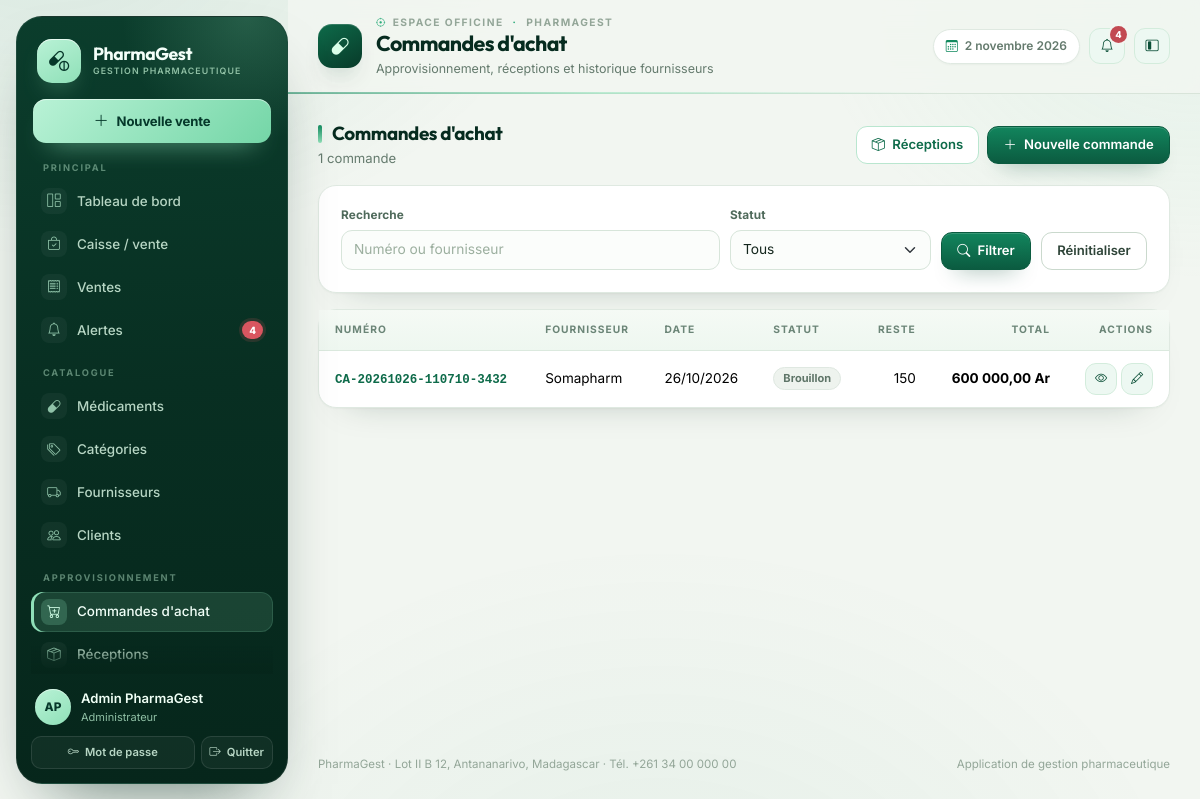
The app's page /achats/ (signed in) with its own data.
### gestion/models.py (models this page shows, shortened)
class Utilisateur(AbstractUser):
    class Role(models.TextChoices):
        ADMIN = "ADMIN", "Administrateur"
        PHARMACIEN = "PHARMACIEN", "Pharmacien responsable"
        GESTIONNAIRE = "GESTIONNAIRE", "Gestionnaire de stock"
        CAISSIER = "CAISSIER", "Caissier"
        RESPONSABLE = "RESPONSABLE", "Responsable de gestion"
    role = models.CharField(
        "rôle", max_length=20, choices=Role.choices, default=Role.CAISSIER
    )
    telephone = models.CharField("téléphone", max_length=30, blank=True)
    cree_le = models.DateTimeField("créé le", auto_now_add=True)
    class Meta:
        verbose_name = "utilisateur"
        verbose_name_plural = "utilisateurs"
        ordering = ["username"]
    @property
    def nom_complet(self):
        return self.get_full_name() or self.username
    @property
    def est_admin(self):
        return self.is_superuser or self.role == self.Role.ADMIN
    @property
    def peut_vendre(self):
        return self.est_admin or self.role in {
            self.Role.PHARMACIEN,
            self.Role.CAISSIER,
        }
    @property
    def peut_voir_rapports(self):
        return self.est_admin or self.role in {
            self.Role.PHARMACIEN,
            self.Role.RESPONSABLE,
        }

class CommandeAchat(models.Model):
    class Statut(models.TextChoices):
        BROUILLON = "BROUILLON", "Brouillon"
        COMMANDEE = "COMMANDEE", "Commandée"
        PARTIELLE = "PARTIELLE", "Partiellement réceptionnée"
        RECEPTIONNEE = "RECEPTIONNEE", "Entièrement réceptionnée"
        ANNULEE = "ANNULEE", "Annulée"
    numero = models.CharField(
        "numéro", max_length=40, unique=True, default=numero_commande, editable=False
    )
    fournisseur = models.ForeignKey(
        Fournisseur,
        verbose_name="fournisseur",
        on_delete=models.PROTECT,
        related_name="commandes",
    )
    statut = models.CharField(
        "statut", max_length=20, choices=Statut.choices, default=Statut.BROUILLON
    )
    utilisateur = models.ForeignKey(
        settings.AUTH_USER_MODEL,
        verbose_name="créée par",
        on_delete=models.SET_NULL,
        null=True,
        blank=True,
        related_name="commandes",
    )
    date_creation = models.DateTimeField("date de création", auto_now_add=True)
    date_commande = models.DateTimeField("date de commande", null=True, blank=True)
    notes = models.TextField("notes", blank=True)
    class Meta:
        verbose_name = "commande d'achat"
        verbose_name_plural = "commandes d'achat"
        ordering = ["-date_creation"]
    @property
    def total(self):
        return sum((ligne.sous_total for ligne in self.lignes.all()), Decimal("0.00"))
    @property
    def reste_a_recevoir(self):
        return sum(
            max(ligne.quantite_commandee - ligne.quantite_recue, 0)
            for ligne in self.lignes.all()
        )
    @property
    def modifiable(self):
        return self.statut == self.Statut.BROUILLON

class Fournisseur(models.Model):
    class Statut(models.TextChoices):
        ACTIF = "ACTIF", "Actif"
        INACTIF = "INACTIF", "Inactif"
    raison_sociale = models.CharField("raison sociale", max_length=180)
    adresse = models.TextField("adresse", blank=True)
    telephone = models.CharField("téléphone", max_length=40, blank=True)
    email = models.EmailField("adresse e-mail", blank=True)
    numero_fiscal = models.CharField("numéro fiscal", max_length=60, blank=True)
    contact_principal = models.CharField("contact principal", max_length=120, blank=True)
    statut = models.CharField(
        "statut", max_length=10, choices=Statut.choices, default=Statut.ACTIF
    )
    date_creation = models.DateTimeField("date de création", auto_now_add=True)
    class Meta:
        verbose_name = "fournisseur"
        verbose_name_plural = "fournisseurs"
        ordering = ["raison_sociale"]

class LigneAchat(models.Model):
    commande = models.ForeignKey(
        CommandeAchat,
        verbose_name="commande",
        on_delete=models.CASCADE,
        related_name="lignes",
    )
    medicament = models.ForeignKey(
        Medicament,
        verbose_name="médicament",
        on_delete=models.PROTECT,
        related_name="lignes_achat",
    )
    quantite_commandee = models.PositiveIntegerField(
        "quantité commandée", validators=[MinValueValidator(1)]
    )
    quantite_recue = models.PositiveIntegerField("quantité reçue", default=0)
    prix_achat = models.DecimalField(
        "prix d'achat unitaire",
        max_digits=12,
        decimal_places=2,
        validators=[MinValueValidator(Decimal("0.01"))],
    )
    class Meta:
        verbose_name = "ligne de commande"
        verbose_name_plural = "lignes de commande"
        ordering = ["id"]
    @property
    def sous_total(self):
        return self.prix_achat * self.quantite_commandee

### gestion/views.py (the view)
# urls.py: path("achats/", views.CommandeListView.as_view(), name="commande_liste"),
class CommandeListView(RoleRequisMixin, ListView):
    model = CommandeAchat
    template_name = "gestion/commande_liste.html"
    context_object_name = "commandes"
    paginate_by = 15
    roles_autorises = (ROLE.PHARMACIEN, ROLE.GESTIONNAIRE, ROLE.RESPONSABLE)
    def get_queryset(self):
        queryset = CommandeAchat.objects.select_related("fournisseur", "utilisateur")
        recherche = self.request.GET.get("q", "").strip()
        statut = self.request.GET.get("statut", "").strip()
        if recherche:
            queryset = queryset.filter(
                Q(numero__icontains=recherche)
                | Q(fournisseur__raison_sociale__icontains=recherche)
            )
        if statut:
            queryset = queryset.filter(statut=statut)
        return queryset
    def get_context_data(self, **kwargs):
        contexte = super().get_context_data(**kwargs)
        contexte["q"] = self.request.GET.get("q", "")
        contexte["statut_selectionne"] = self.request.GET.get("statut", "")
        contexte["statuts"] = CommandeAchat.Statut.choices
        return contexte

### templates/gestion/commande_liste.html (shortened to what this page needs)
{% extends "gestion/base.html" %}
{% load gestion_extras %}
{% block page_title %}Commandes d'achat{% endblock %}
{% block page_subtitle %}Approvisionnement, réceptions et historique fournisseurs{% endblock %}
{% block contenu %}
<div class="pg-section-title">
  <div>
    <h2 class="mb-1">Commandes d'achat</h2>
    <div class="pg-muted small">{{ paginator.count }} commande{{ paginator.count|pluralize }}</div>
  </div>
  <div class="d-flex gap-2">
    <a class="btn btn-outline-primary" href="{% url 'gestion:reception_liste' %}"><i class="bi bi-box-seam me-1"></i> Réceptions</a>
    {% if user.est_admin or user.role == 'PHARMACIEN' or user.role == 'GESTIONNAIRE' %}
    <a class="btn btn-primary" href="{% url 'gestion:commande_ajouter' %}"><i class="bi bi-plus-lg me-1"></i> Nouvelle commande</a>
    {% endif %}
  </div>
</div>
<div class="pg-card mb-3">
  <div class="pg-card-body">
    <form method="get" class="pg-filters">
      <div class="flex-grow-1" style="min-width:220px">
        <label class="form-label">Recherche</label>
        <input class="form-control" type="search" name="q" value="{{ q }}" placeholder="Numéro ou fournisseur">
      </div>
      <div>
        <label class="form-label">Statut</label>
        <select class="form-select" name="statut">
          <option value="">Tous</option>
        </select>
      </div>
      <div><button class="btn btn-primary" type="submit"><i class="bi bi-search me-1"></i> Filtrer</button></div>
      <div><a class="btn btn-outline-secondary" href="{% url 'gestion:commande_liste' %}">Réinitialiser</a></div>
    </form>
  </div>
</div>
<div class="pg-card">
  <div class="pg-table-wrap">
    <table class="table table-hover align-middle">
      <thead><tr><th>Numéro</th><th>Fournisseur</th><th>Date</th><th>Statut</th><th class="text-end">Reste</th><th class="text-end">Total</th><th class="text-end">Actions</th></tr></thead>
      <tbody>
        {% for commande in commandes %}
        <tr>
          <td><a class="pg-mono fw-semibold" href="{% url 'gestion:commande_detail' commande.pk %}">{{ commande.numero }}</a></td>
          <td>{{ commande.fournisseur.raison_sociale }}</td>
          <td>{{ commande.date_creation|date:"d/m/Y" }}</td>
          <td><span class="pg-badge pg-badge-{{ commande.statut|couleur_statut }}">{{ commande.get_statut_display }}</span></td>
          <td class="text-end">{{ commande.reste_a_recevoir }}</td>
          <td class="text-end fw-bold">{{ commande.total|ariary }}</td>
          <td class="text-end">
            <div class="d-inline-flex gap-1">
              <a class="btn btn-sm btn-soft btn-icon" href="{% url 'gestion:commande_detail' commande.pk %}" title="Détail"><i class="bi bi-eye"></i></a>
              {% if commande.modifiable %}
                {% if user.est_admin or user.role == 'PHARMACIEN' or user.role == 'GESTIONNAIRE' %}
                <a class="btn btn-sm btn-soft btn-icon" href="{% url 'gestion:commande_modifier' commande.pk %}" title="Modifier"><i class="bi bi-pencil"></i></a>
                {% endif %}
              {% endif %}
            </div>
          </td>
        </tr>
        {% empty %}
        <tr><td colspan="7" class="pg-empty"><i class="bi bi-cart"></i>Aucune commande trouvée.</td></tr>
        {% endfor %}
      </tbody>
    </table>
  </div>
</div>
{% endblock %}

### templates/gestion/base.html (shortened to what this page needs)
{% load static %}
{% load gestion_extras %}
<!doctype html>
<html lang="fr">
<head>
  <link href="https://cdn.jsdelivr.net/npm/bootstrap@5.3.3/dist/css/bootstrap.min.css" rel="stylesheet">
  <link href="https://cdn.jsdelivr.net/npm/bootstrap-icons@1.11.3/font/bootstrap-icons.min.css" rel="stylesheet">
  <link rel="stylesheet" href="{% static 'css/pharmagest.css' %}">
</head>
<body>
{% with url_name=request.resolver_match.url_name %}
<div class="pg-shell" data-layout="expanded">
  <aside class="pg-sidebar" id="sidebar" aria-label="Menu principal de navigation">
    <a class="pg-brand" href="{% url 'gestion:tableau_bord' %}" aria-label="Accueil {{ pharmacie_nom }}">
      <span class="pg-brand-mark"><i class="bi bi-capsule-pill"></i></span>
      <span class="pg-brand-text">
        <span class="pg-brand-name">{{ pharmacie_nom }}</span>
        <span class="pg-brand-sub">Gestion pharmaceutique</span>
      </span>
    </a>
    {% if user.peut_vendre %}
    <a class="pg-side-cta" href="{% url 'gestion:caisse' %}" title="Ouvrir la caisse">
      <i class="bi bi-plus-lg"></i>
      <span>Nouvelle vente</span>
    </a>
    {% endif %}
    <nav class="pg-nav-groups" aria-label="Navigation">
      <div class="pg-nav-group">
        <div class="pg-nav-label">Principal</div>
        <div class="pg-nav">
          <a class="pg-nav-link {% if url_name == 'tableau_bord' %}active{% endif %}" href="{% url 'gestion:tableau_bord' %}" title="Tableau de bord">
            <i class="bi bi-grid-1x2"></i>
            <span>Tableau de bord</span>
          </a>
          {% if user.peut_vendre %}
          <a class="pg-nav-link {% if url_name == 'caisse' %}active{% endif %}" href="{% url 'gestion:caisse' %}" title="Caisse / vente">
            <i class="bi bi-bag-check"></i>
            <span>Caisse / vente</span>
          </a>
          {% endif %}
          <a class="pg-nav-link {% if url_name == 'vente_liste' or url_name == 'vente_detail' or url_name == 'retour_vente' or url_name == 'vente_annuler' %}active{% endif %}" href="{% url 'gestion:vente_liste' %}" title="Ventes">
            <i class="bi bi-receipt"></i>
            <span>Ventes</span>
          </a>
          <a class="pg-nav-link {% if url_name == 'alertes' %}active{% endif %}" href="{% url 'gestion:alertes' %}" title="Alertes">
            <i class="bi bi-bell"></i>
            {% if alertes_globales %}<span class="pg-nav-badge">{{ alertes_globales }}</span>{% endif %}
            <span>Alertes</span>
          </a>
        </div>
      </div>
      <div class="pg-nav-group">
        <div class="pg-nav-label">Catalogue</div>
        <div class="pg-nav">
          <a class="pg-nav-link " href="{% url 'gestion:medicament_liste' %}" title="Médicaments">
            <i class="bi bi-capsule"></i>
            <span>Médicaments</span>
          </a>
          <a class="pg-nav-link " href="{% url 'gestion:categorie_liste' %}" title="Catégories">
            <i class="bi bi-tags"></i>
            <span>Catégories</span>
          </a>
          <a class="pg-nav-link " href="{% url 'gestion:fournisseur_liste' %}" title="Fournisseurs">
            <i class="bi bi-truck"></i>
            <span>Fournisseurs</span>
          </a>
          <a class="pg-nav-link {% if url_name == 'client_liste' or url_name == 'client_detail' or url_name == 'client_ajouter' or url_name == 'client_modifier' %}active{% endif %}" href="{% url 'gestion:client_liste' %}" title="Clients">
            <i class="bi bi-people"></i>
            <span>Clients</span>
          </a>
        </div>
      </div>
      {% if user.est_admin or user.role == 'PHARMACIEN' or user.role == 'GESTIONNAIRE' or user.role == 'RESPONSABLE' %}
      <div class="pg-nav-group">
        <div class="pg-nav-label">Approvisionnement</div>
        <div class="pg-nav">
          <a class="pg-nav-link {% if url_name == 'commande_liste' or url_name == 'commande_detail' or url_name == 'commande_ajouter' or url_name == 'commande_modifier' %}active{% endif %}" href="{% url 'gestion:commande_liste' %}" title="Commandes d'achat">
            <i class="bi bi-cart-plus"></i>
            <span>Commandes d'achat</span>
          </a>
          <a class="pg-nav-link {% if url_name == 'reception_liste' or url_name == 'reception_detail' or url_name == 'commande_receptionner' %}active{% endif %}" href="{% url 'gestion:reception_liste' %}" title="Réceptions">
            <i class="bi bi-box-seam"></i>
            <span>Réceptions</span>
          </a>
        </div>
      </div>
      {% endif %}
    </nav>
    <div class="pg-sidebar-foot">
      <div class="pg-user">
        <span class="pg-avatar">{{ user.nom_complet|initiales }}</span>
        <span class="pg-user-text">
          <span class="name">{{ user.nom_complet }}</span>
          <span class="role">{{ user.get_role_display }}</span>
        </span>
      </div>
      <div class="actions">
        <a href="{% url 'gestion:mot_de_passe' %}" title="Modifier le mot de passe">
          <i class="bi bi-key"></i><span>Mot de passe</span>
        </a>
        <form method="post" action="{% url 'gestion:deconnexion' %}" class="m-0" title="Déconnexion">
          <button type="submit"><i class="bi bi-box-arrow-right"></i><span>Quitter</span></button>
        </form>
      </div>
    </div>
  </aside>
  <div class="pg-main">
    <header class="pg-topbar">
      <span class="pg-page-icon" aria-hidden="true"><i class="bi bi-capsule"></i></span>
      <div class="pg-heading">
        <div class="pg-crumb"><i class="bi bi-crosshair"></i> Espace officine <i class="bi bi-dot"></i> {{ pharmacie_nom }}</div>
        <h1 class="pg-page-title">{% block page_title %}Tableau de bord{% endblock %}</h1>
        <p class="pg-page-sub">{% block page_subtitle %}Vue d'ensemble de l'activité de la pharmacie{% endblock %}</p>
      </div>
      <div class="pg-topbar-actions">
        <span class="pg-date-chip"><i class="bi bi-calendar3"></i> {% now "j F Y" %}</span>
        <a class="btn btn-soft btn-icon position-relative" href="{% url 'gestion:alertes' %}" title="Alertes" aria-label="Alertes">
          <i class="bi bi-bell"></i>
          {% if alertes_globales %}
          <span class="pg-notif-dot">{{ alertes_globales }}</span>
          {% endif %}
        </a>
        <button class="pg-layout-toggle btn btn-soft btn-icon" type="button" aria-label="Basculer le menu compact" title="Menu compact" data-layout-toggle>
          <i class="bi bi-layout-sidebar-inset"></i>
        </button>
      </div>
    </header>
    <main class="pg-content" id="contenu">
      {% block contenu %}{% endblock %}
    </main>
    <footer class="pg-footer">
      <span>{{ pharmacie_nom }} · {{ pharmacie_adresse }} · Tél. {{ pharmacie_telephone }}</span>
      <span>Application de gestion pharmaceutique</span>
    </footer>
  </div>
</div>
{% endwith %}
</body>
</html>

### records on screen
Utilisateur: last_name "PharmaGest", nom_complet|initiales "AP", nom_complet "Admin PharmaGest", role "Administrateur", last_name "PHARMAGEST"
CommandeAchat: numero "CA-20261026-110710-3432", fournisseur.raison_sociale "Somapharm", date_creation "26/10/2026", statut "Brouillon", reste_a_recevoir "150", total|ariary "600 000,00 Ar"

### other values on screen
{{ alertes_globales }} "4"
{{ paginator.count }} "1"
{{ pharmacie_adresse }} "Lot II B 12, Antananarivo, Madagascar"
{{ pharmacie_telephone }} "+261 34 00 000 00"
